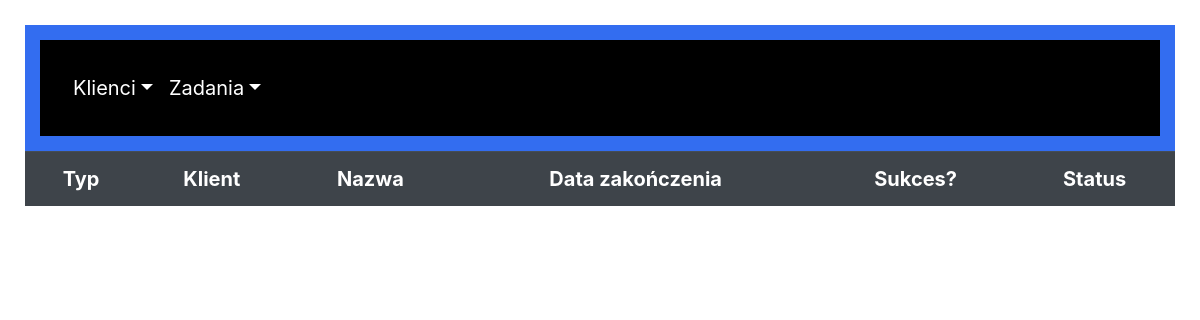
The app's page /ended_tasks/, older data.
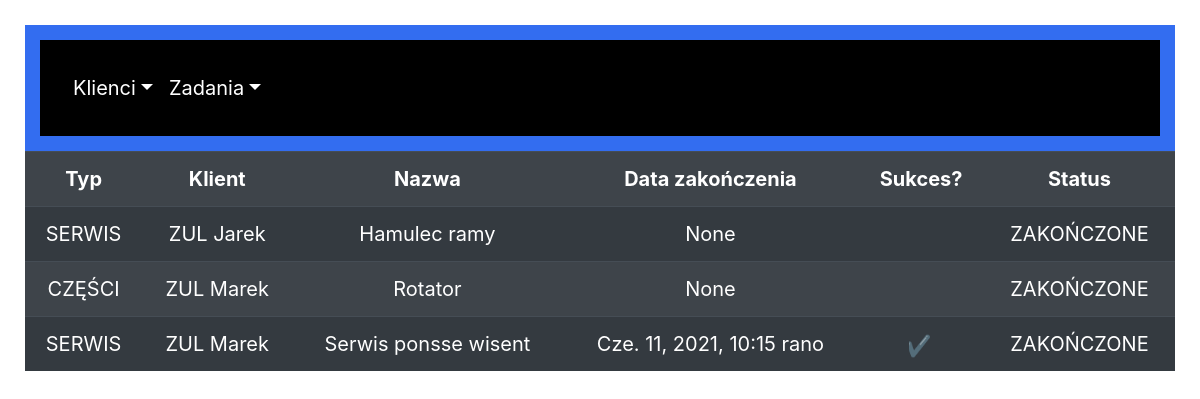
The same page, newer data.
### crm/models.py (models this page shows, shortened)
class Task(models.Model):
    TYPE = (
        ('SERWIS','SERWIS'),
        ('CZĘŚCI','CZĘŚCI'),
        ('MASZYNY','MASZYNY'),
    )
    STATUS = (
        ('NOWE', 'NOWE'),
        ('W TRAKCIE', 'W TRAKCIE'),
        ('ZAKOŃCZONE', 'ZAKOŃCZONE'),
    )
    type = models.CharField(max_length=100, choices=TYPE, verbose_name='Typ')
    name = models.CharField(max_length=200, verbose_name='Nazwa')
    date = models.DateTimeField(default=timezone.now)
    end_date = models.DateTimeField(null=True)
    client = models.ForeignKey(Client, on_delete=models.CASCADE)
    status = models.CharField(max_length=200, choices=STATUS, default='NOWE')
    comments = models.CharField(max_length=500, blank=True)
    success = models.BooleanField(null=True)
    owner = models.ForeignKey(User, on_delete=models.CASCADE, null=True)

class Client(models.Model):
    name = models.CharField(max_length=200, verbose_name='Nazwa')
    vat_number = models.CharField(max_length=13, verbose_name='NIP')
    contact_person = models.CharField(max_length=30, verbose_name='Osoba kontaktowa')
    phone_number = models.CharField(max_length=11, verbose_name='Numer telefonu')
    e_mail = models.EmailField(blank=True, verbose_name='Adres e-mail')
    comments = models.CharField(max_length=500, blank=True, verbose_name='Komentarz')
    vip = models.BooleanField()
    date = models.DateTimeField(default=timezone.now)
    def __str__(self):
        return str(self.name)

### crm/views.py (the view)
# urls.py: path('ended_tasks/', views.ended_tasks_list, name='ended_tasks'),
def ended_tasks_list(request):
    ended_task_list = Task.objects.filter(status='ZAKOŃCZONE').order_by('-date')
    context = {'ended_task_list': ended_task_list}
    return render(request, 'crm/ended_tasks_list.html', context)

### crm/templates/crm/ended_tasks_list.html (shortened to what this page needs)
{% extends "crm/base.html" %}
{% load static %}
{% block content %}
<table class="table table-dark table-striped">
          <tr>
              <th>Typ</th>
              <th>Klient</th>
              <th>Nazwa</th>
              <th>Data zakończenia</th>
              <th>Sukces?</th>
              <th>Status</th>
          </tr>
          <tr>
          {% for task in ended_task_list %}
              <td> {{ task.type }} </td>
              <td> {{ task.client }} </td>
              <td> {{ task.name }} </td>
              <td> {{ task.end_date }} </td>
              <td> {% if task.success %}
                   <img src="{% static 'images/success.svg' %}", width="25" height="25">
                   {% endif %} </td>
              <td> {{ task.status }} </td>
          </tr>
          {% endfor %}
    </table>
{% endblock content %}

### crm/templates/crm/base.html (shortened to what this page needs)
{% load static %}
<!DOCTYPE html>
<html lang="en">
<head>
    <link rel="stylesheet" href="https://stackpath.bootstrapcdn.com/bootstrap/4.3.1/css/bootstrap.min.css">
    <link href="{% static "css/style.css" %}" rel="stylesheet">
</head>
<body>
    {% include 'crm/navbar.html' %}
    {% block content %}
    {% endblock %}
</body>
</html>

### crm/templates/crm/navbar.html (shortened to what this page needs)
<nav class="navbar navbar-expand-lg">
  <div class="collapse navbar-collapse" id="navbarSupportedContent">
    <ul class="navbar-nav mr-auto">
      <li class="nav-item dropdown">
        <a class="nav-link dropdown-toggle" href="#" id="navbarDropdown" role="button" data-toggle="dropdown" aria-haspopup="true" aria-expanded="false">Klienci</a>
        <div class="dropdown-menu" aria-labelledby="navbarDropdown">
      <div class="dropdown-menu" aria-labelledby="navbarDropdown">
      <li class="nav-item dropdown">
      <a class="nav-link dropdown-toggle" href="#" id="navbarDropdown" role="button" data-toggle="dropdown" aria-haspopup="true" aria-expanded="false">Zadania</a>
    </ul>
  </div>
</nav>

### crm/static/css/style.css (style rules this page uses)
body { text-align: center; margin-top: 25px; margin-bottom: 25px; margin-left: 25px; margin-right: 25px; font-size: 20px; }
.navbar { padding: 25px; border-width: 15px; border-style: solid; border-color: #336df0; }
.navbar { background-color: black; }
a { color: #ffff; }

Row changes from the older to the newer data that the page shows:
added Task: type "SERWIS", client "ZUL Jarek", name "Hamulec ramy", end_date "None", status "ZAKOŃCZONE"
added Task: type "CZĘŚCI", client "ZUL Marek", name "Rotator", end_date "None", status "ZAKOŃCZONE"
added Task: type "SERWIS", client "ZUL Marek", name "Serwis ponsse wisent", end_date "Cze. 11, 2021, 10:15 rano", success True (drawn), status "ZAKOŃCZONE"
